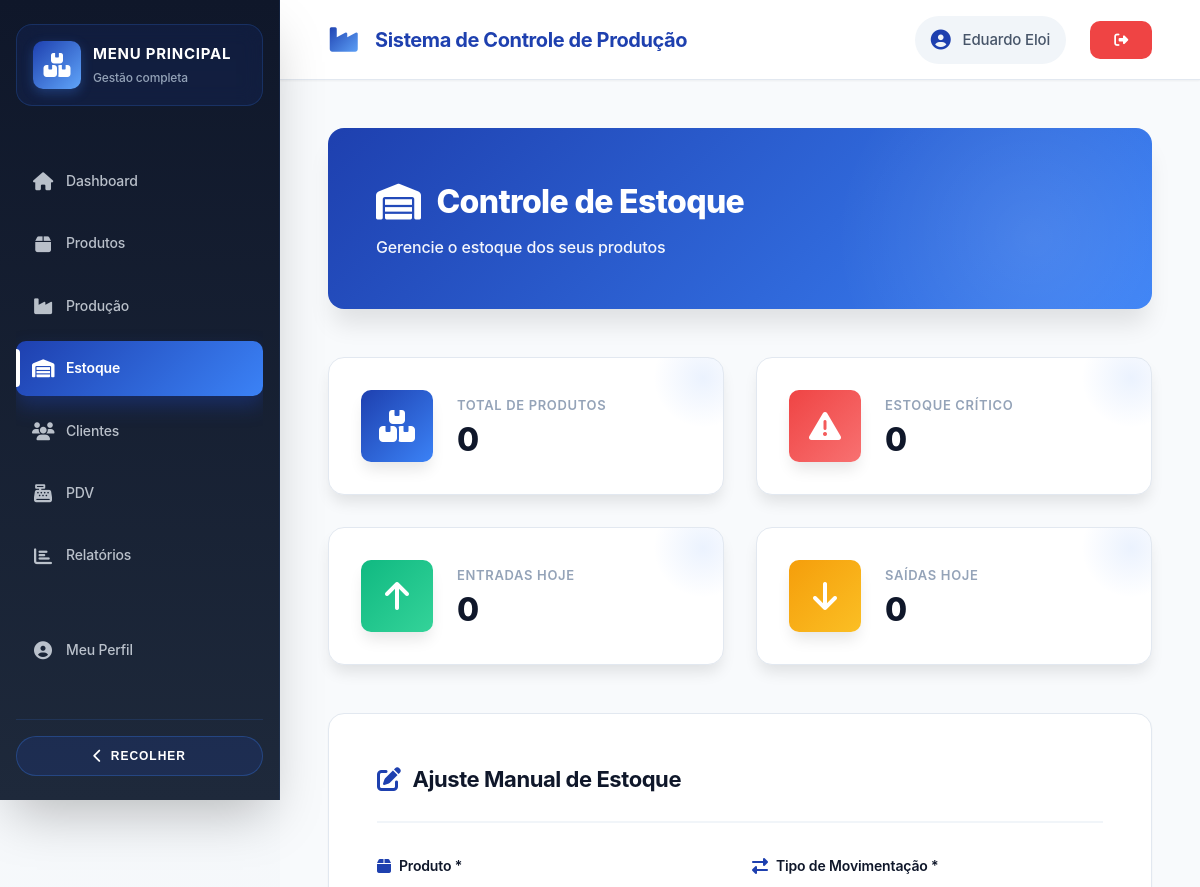
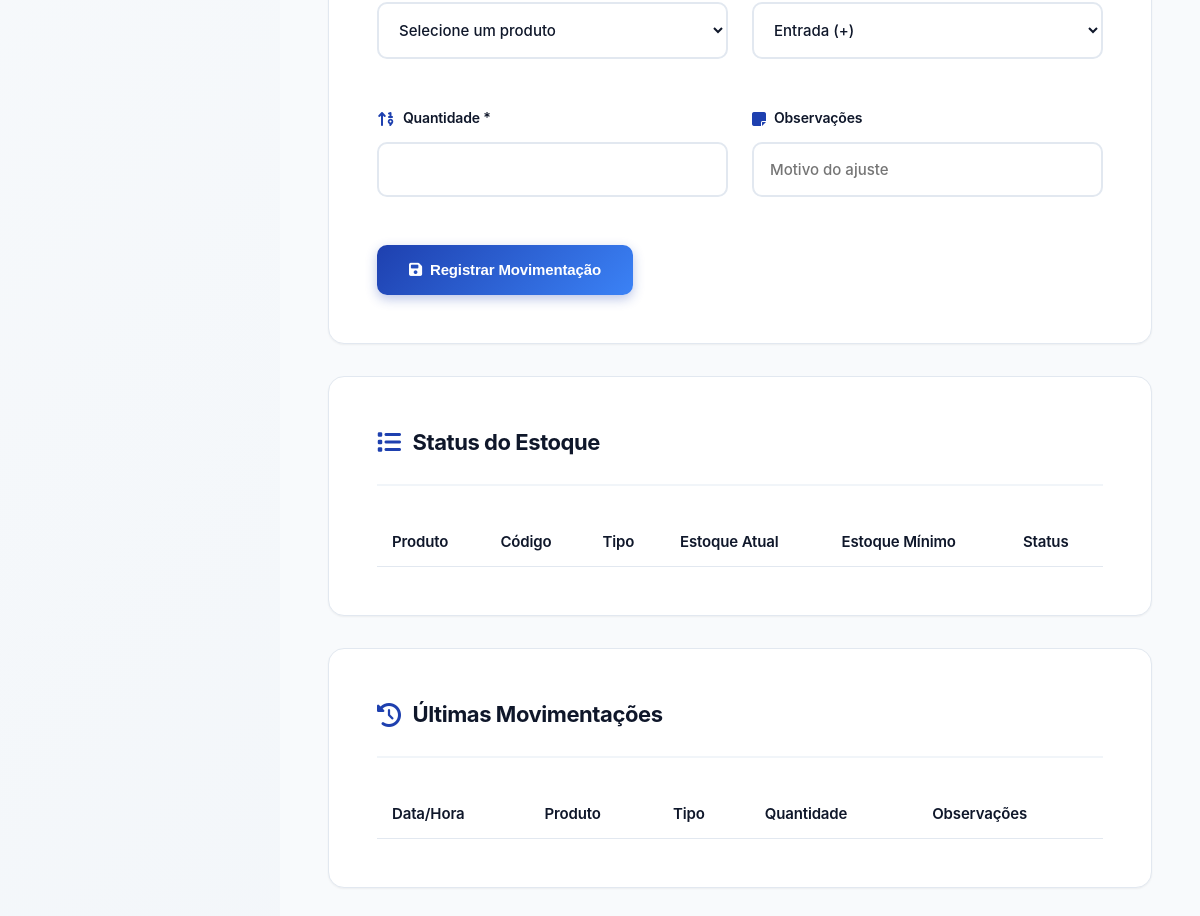
The page /views/stock/index.php (signed in) on the database as committed earlier (2 pictures, top to bottom).
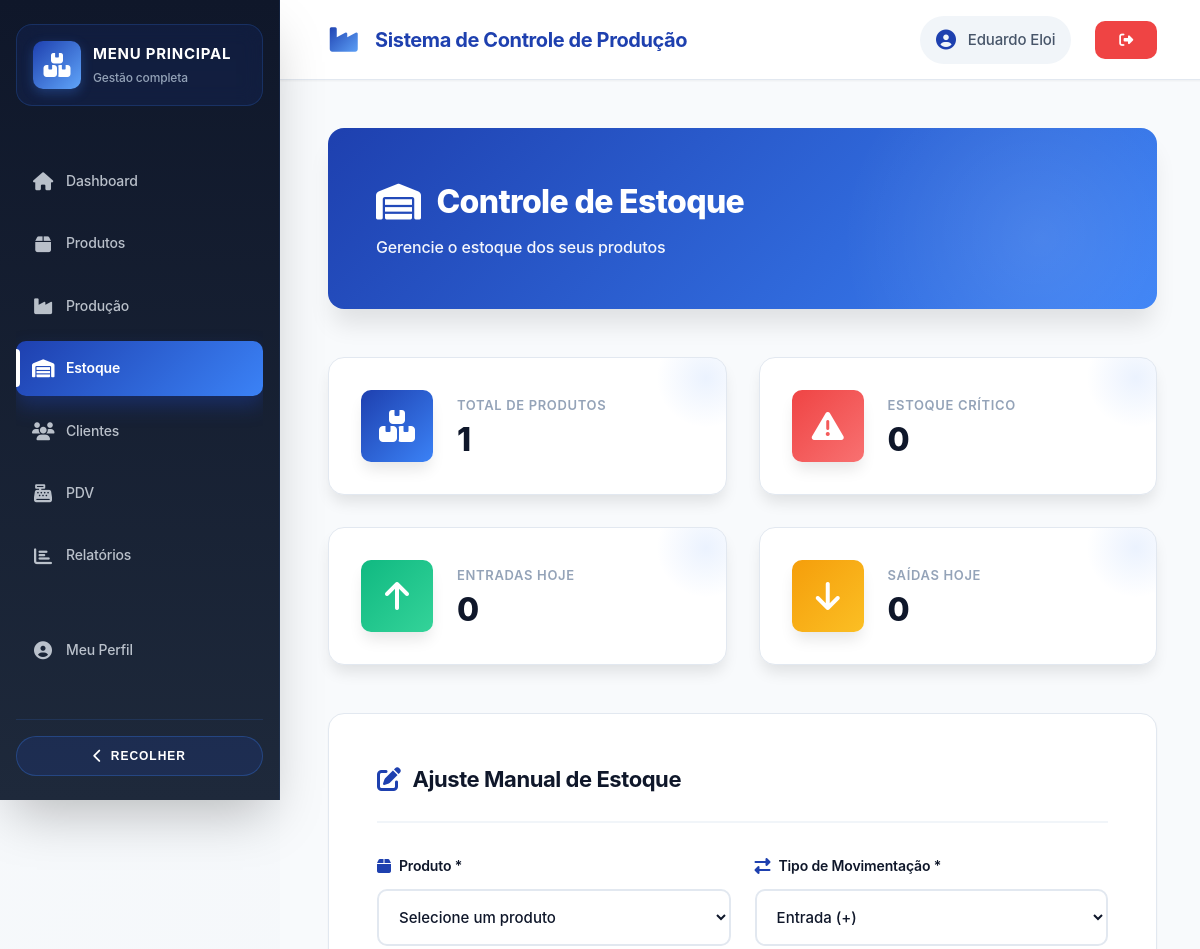
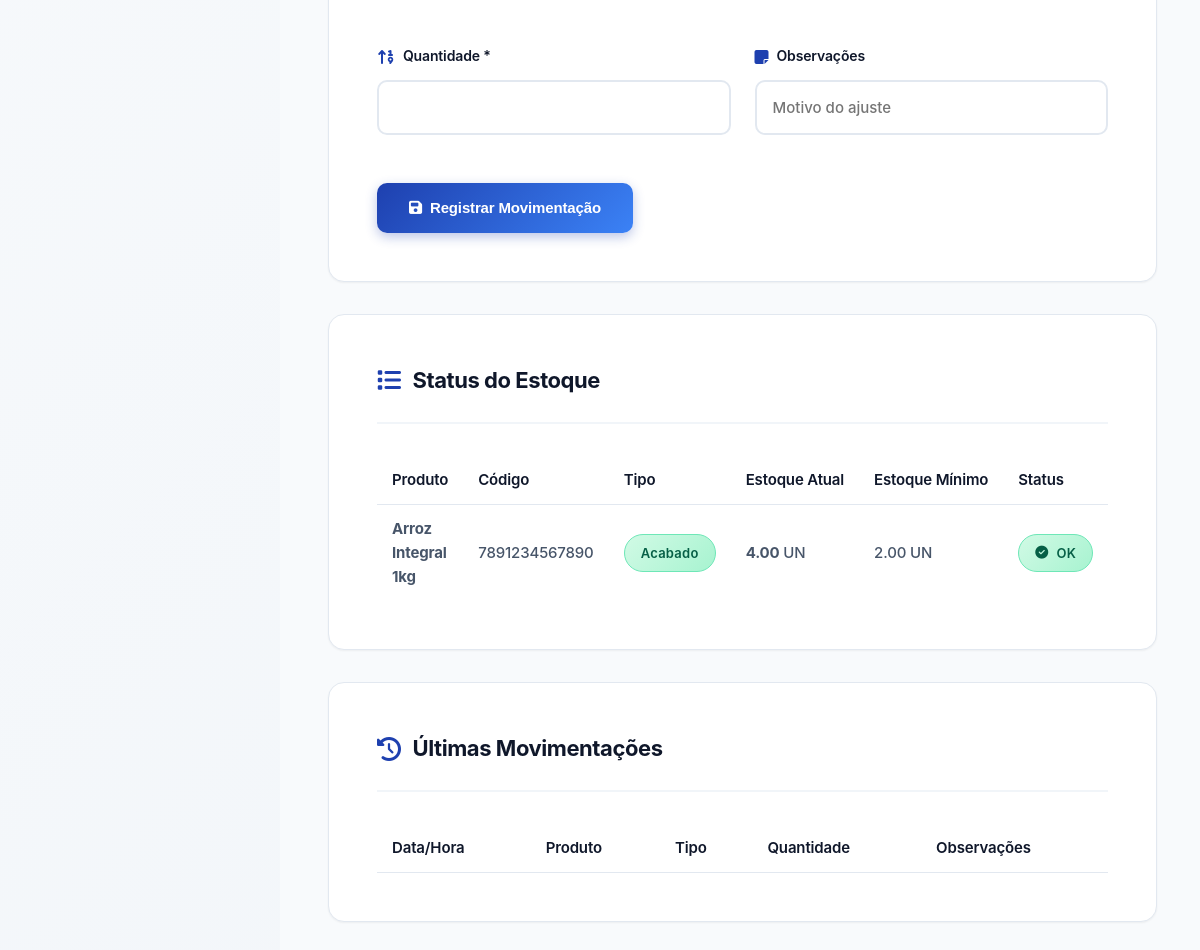
The same page on the database as committed later (2 pictures, top to bottom).
### tables this page shows
CREATE TABLE products (
            id INTEGER PRIMARY KEY AUTOINCREMENT,
            barcode TEXT UNIQUE NOT NULL,
            description TEXT NOT NULL,
            cost REAL NOT NULL,
            price REAL NOT NULL,
            stock REAL DEFAULT 0,
            min_stock REAL DEFAULT 0,
            unit TEXT NOT NULL,
            type TEXT NOT NULL,
            image TEXT,
            created_at DATETIME DEFAULT CURRENT_TIMESTAMP,
            updated_at DATETIME DEFAULT CURRENT_TIMESTAMP
        , category TEXT, brand TEXT, supplier TEXT, max_stock REAL, notes TEXT, status TEXT DEFAULT "active", user_id INTEGER NOT NULL DEFAULT 1);

### config/config.php (called while the page is built, shortened)
<?php
function isLoggedIn() {
    return isset($_SESSION['user_id']);
}
function getCurrentUser() {
    if (isLoggedIn()) {
        return [
            'id' => $_SESSION['user_id'],
            'name' => $_SESSION['user_name'],
            'email' => $_SESSION['user_email']
        ];
    }
    return null;
}
?>

### views/stock/index.php (the view, shortened to what this page needs)
<?php
require_once __DIR__ . '/../../config/config.php';
$db = Database::getInstance()->getConnection();
$products = $db->query("
    SELECT * FROM products
    ORDER BY
        CASE
            WHEN stock <= min_stock THEN 0
            ELSE 1
        END,
        stock ASC
")->fetchAll(PDO::FETCH_ASSOC);
$movements = $db->query("
    SELECT sm.*, p.description as product_name, p.unit
    FROM stock_movements sm
    JOIN products p ON sm.product_id = p.id
    ORDER BY sm.created_at DESC
    LIMIT 50
")->fetchAll(PDO::FETCH_ASSOC);
?>
<?php include __DIR__ . '/../../components/header.php'; ?>
<div class="main-layout">
    <?php include __DIR__ . '/../../components/sidebar.php'; ?>
    <div class="content-wrapper">
        <?php include __DIR__ . '/../../components/navbar.php'; ?>
        <main class="main-content">
            <div class="page-header">
                <h1><i class="fas fa-warehouse"></i> Controle de Estoque</h1>
                <p>Gerencie o estoque dos seus produtos</p>
            </div>
            <div class="cards-grid">
                <div class="stat-card">
                    <div class="stat-icon primary">
                        <i class="fas fa-boxes"></i>
                    </div>
                    <div class="stat-content">
                        <h4>Total de Produtos</h4>
                        <div class="value"><?php echo count($products); ?></div>
                    </div>
                </div>
                <div class="stat-card">
                    <div class="stat-icon danger">
                        <i class="fas fa-exclamation-triangle"></i>
                    </div>
                    <div class="stat-content">
                        <h4>Estoque Crítico</h4>
                        <div class="value">
                            <?php
                            $lowStock = array_filter($products, fn($p) => $p['stock'] <= $p['min_stock'] && $p['min_stock'] > 0);
                            echo count($lowStock);
                            ?>
                        </div>
                    </div>
                </div>
                <div class="stat-card">
                    <div class="stat-icon success">
                        <i class="fas fa-arrow-up"></i>
                    </div>
                    <div class="stat-content">
                        <h4>Entradas Hoje</h4>
                        <div class="value">
                            <?php
                            $todayIn = array_filter($movements, fn($m) =>
                                date('Y-m-d', strtotime($m['created_at'])) === date('Y-m-d') &&
                                $m['type'] === 'entrada'
                            );
                            echo count($todayIn);
                            ?>
                        </div>
                    </div>
                </div>
                <div class="stat-card">
                    <div class="stat-icon warning">
                        <i class="fas fa-arrow-down"></i>
                    </div>
                    <div class="stat-content">
                        <h4>Saídas Hoje</h4>
                        <div class="value">
                            <?php
                            $todayOut = array_filter($movements, fn($m) =>
                                date('Y-m-d', strtotime($m['created_at'])) === date('Y-m-d') &&
                                $m['type'] === 'saida'
                            );
                            echo count($todayOut);
                            ?>
                        </div>
                    </div>
                </div>
            </div>
            <div class="card">
                <div class="card-header">
                    <h3><i class="fas fa-edit"></i> Ajuste Manual de Estoque</h3>
                </div>
                <form id="stockAdjustForm">
                    <div class="form-row">
                        <div class="form-group">
                            <label for="product_id">
                                <i class="fas fa-box"></i>
                                Produto *
                            </label>
                            <select id="product_id" name="product_id" required>
                                <option value="">Selecione um produto</option>
                            </select>
                        </div>
                        <div class="form-group">
                            <label for="movement_type">
                                <i class="fas fa-exchange-alt"></i>
                                Tipo de Movimentação *
                            </label>
                            <select id="movement_type" name="type" required>
                                <option value="entrada">Entrada (+)</option>
                            </select>
                        </div>
                    </div>
                    <div class="form-row">
                        <div class="form-group">
                            <label for="quantity">
                                <i class="fas fa-sort-numeric-up"></i>
                                Quantidade *
                            </label>
                            <input type="number" id="quantity" name="quantity" step="0.01" min="0.01" required>
                        </div>
                        <div class="form-group">
                            <label for="notes">
                                <i class="fas fa-sticky-note"></i>
                                Observações
                            </label>
                            <input type="text" id="notes" name="notes" placeholder="Motivo do ajuste">
                        </div>
                    </div>
                    <button type="submit" class="btn btn-primary">
                        <i class="fas fa-save"></i> Registrar Movimentação
                    </button>
                </form>
            </div>
            <div class="card">
                <div class="card-header">
                    <h3><i class="fas fa-list"></i> Status do Estoque</h3>
                </div>
                <div class="table-responsive">
                    <table class="table">
                        <thead>
                            <tr>
                                <th>Produto</th>
                                <th>Código</th>
                                <th>Tipo</th>
                                <th>Estoque Atual</th>
                                <th>Estoque Mínimo</th>
                                <th>Status</th>
                            </tr>
                        </thead>
                        <tbody>
                            <?php foreach ($products as $product): ?>
                                <tr>
                                    <td><strong><?php echo htmlspecialchars($product['description']); ?></strong></td>
                                    <td><?php echo htmlspecialchars($product['barcode']); ?></td>
                                    <td>
                                        <?php
                                        $types = ['finished' => 'Acabado', 'intermediate' => 'Intermediário', 'supply' => 'Insumo'];
                                        $badges = ['finished' => 'success', 'intermediate' => 'info', 'supply' => 'warning'];
                                        ?>
                                        <span class="badge badge-<?php echo $badges[$product['type']]; ?>">
                                            <?php echo $types[$product['type']]; ?>
                                        </span>
                                    </td>
                                    <td>
                                        <strong><?php echo number_format($product['stock'], 2); ?></strong>
                                        <?php echo strtoupper($product['unit']); ?>
                                    </td>
                                    <td>
                                        <?php echo number_format($product['min_stock'], 2); ?>
                                        <?php echo strtoupper($product['unit']); ?>
                                    </td>
                                    <td>
                                        <?php if ($product['stock'] <= $product['min_stock'] && $product['min_stock'] > 0): ?>
                                            <span class="badge badge-danger">
                                                <i class="fas fa-exclamation-circle"></i> CRÍTICO
                                            </span>
                                        <?php elseif ($product['stock'] <= ($product['min_stock'] * 1.5) && $product['min_stock'] > 0): ?>
                                            <span class="badge badge-warning">
                                                <i class="fas fa-exclamation-triangle"></i> BAIXO
                                            </span>
                                        <?php else: ?>
                                            <span class="badge badge-success">
                                                <i class="fas fa-check-circle"></i> OK
                                            </span>
                                        <?php endif; ?>
                                    </td>
                                </tr>
                            <?php endforeach; ?>
                        </tbody>
                    </table>
                </div>
            </div>
            <div class="card">
                <div class="card-header">
                    <h3><i class="fas fa-history"></i> Últimas Movimentações</h3>
                </div>
                <div class="table-responsive">
                    <table class="table">
                        <thead>
                            <tr>
                                <th>Data/Hora</th>
                                <th>Produto</th>
                                <th>Tipo</th>
                                <th>Quantidade</th>
                                <th>Observações</th>
                            </tr>
                        </thead>
                    </table>
                </div>
            </div>
        </main>
    </div>
</div>
<?php include __DIR__ . '/../../components/footer.php'; ?>

### components/header.php (shortened to what this page needs)
<!DOCTYPE html>
<html lang="pt-br">
<head>
    <link rel="stylesheet" href="https://cdnjs.cloudflare.com/ajax/libs/font-awesome/6.4.0/css/all.min.css">
    <link rel="stylesheet" href="<?php echo BASE_URL; ?>assets/css/style.css">
</head>
<body>

### components/sidebar.php (shortened to what this page needs)
<?php
$currentPage = basename($_SERVER['PHP_SELF'], '.php');
$requestUri  = $_SERVER['REQUEST_URI'];
?>
<aside class="sidebar" id="appSidebar">
    <div class="sidebar-header">
        <div class="sidebar-logo">
            <i class="fas fa-boxes"></i>
        </div>
        <div class="sidebar-title">
            <span class="sidebar-title-main">Menu Principal</span>
            <span class="sidebar-title-sub">Gestão completa</span>
        </div>
    </div>
    <nav class="sidebar-menu">
        <a href="<?php echo BASE_URL; ?>views/dashboard.php"
           class="menu-item <?php echo $currentPage === 'dashboard' ? 'active' : ''; ?>"
           title="Dashboard">
            <i class="fas fa-home"></i>
            <span class="menu-text">Dashboard</span>
        </a>
        <a href="<?php echo BASE_URL; ?>views/products/"
           class="menu-item <?php echo strpos($requestUri, '/products/') !== false ? 'active' : ''; ?>"
           title="Produtos">
            <i class="fas fa-box"></i>
            <span class="menu-text">Produtos</span>
        </a>
        <a href="<?php echo BASE_URL; ?>views/production/"
           class="menu-item <?php echo strpos($requestUri, '/production/') !== false ? 'active' : ''; ?>"
           title="Produção">
            <i class="fas fa-industry"></i>
            <span class="menu-text">Produção</span>
        </a>
        <a href="<?php echo BASE_URL; ?>views/stock/"
           class="menu-item <?php echo strpos($requestUri, '/stock/') !== false ? 'active' : ''; ?>"
           title="Estoque">
            <i class="fas fa-warehouse"></i>
            <span class="menu-text">Estoque</span>
        </a>
        <a href="<?php echo BASE_URL; ?>views/clients/"
           class="menu-item <?php echo strpos($requestUri, '/clients/') !== false ? 'active' : ''; ?>"
           title="Clientes">
            <i class="fas fa-users"></i>
            <span class="menu-text">Clientes</span>
        </a>
        <a href="<?php echo BASE_URL; ?>views/pdv/"
           class="menu-item <?php echo strpos($requestUri, '/pdv/') !== false ? 'active' : ''; ?>"
           title="PDV">
            <i class="fas fa-cash-register"></i>
            <span class="menu-text">PDV</span>
        </a>
        <a href="<?php echo BASE_URL; ?>views/reports/"
           class="menu-item <?php echo strpos($requestUri, '/reports/') !== false ? 'active' : ''; ?>"
           title="Relatórios">
            <i class="fas fa-chart-bar"></i>
            <span class="menu-text">Relatórios</span>
        </a>
        <a href="<?php echo BASE_URL; ?>views/profile/"
           class="menu-item <?php echo strpos($requestUri, '/profile/') !== false ? 'active' : ''; ?>"
           title="Meu Perfil">
            <i class="fas fa-user-circle"></i>
            <span class="menu-text">Meu Perfil</span>
        </a>
        <a href="<?php echo BASE_URL; ?>views/settings/"
           class="menu-item <?php echo strpos($requestUri, '/settings/') !== false ? 'active' : ''; ?>"
           title="Configurações">
        </a>
    </nav>
    <div class="sidebar-footer">
        <button class="sidebar-toggle" id="sidebarToggle" type="button">
            <i class="fas fa-chevron-left"></i>
            <span class="toggle-text">Recolher</span>
        </button>
    </div>
</aside>

### components/navbar.php
<?php
$currentUser = getCurrentUser();
?>
<nav class="navbar">
    <div class="navbar-brand">
        <i class="fas fa-industry"></i>
        <span><?php echo APP_NAME; ?></span>
    </div>
    <div class="navbar-user">
        <div class="user-info">
            <i class="fas fa-user-circle"></i>
            <span><?php echo htmlspecialchars($currentUser['name']); ?></span>
        </div>
        <a href="<?php echo BASE_URL; ?>logout.php" class="btn-logout" title="Sair">
            <i class="fas fa-sign-out-alt"></i>
        </a>
    </div>
</nav>

### components/footer.php (shortened to what this page needs)
</body>
</html>

Rows that differ between the two databases and show on the page:
added products: count($lowStock) "0", description "Arroz Integral 1kg", barcode "7891234567890", type "Acabado", stock "4.00", unit "UN", min_stock "2.00", shows "OK"
Other text that changed with them:
count($products): "0" → "1"
count($lowStock): "0" → (not shown)
